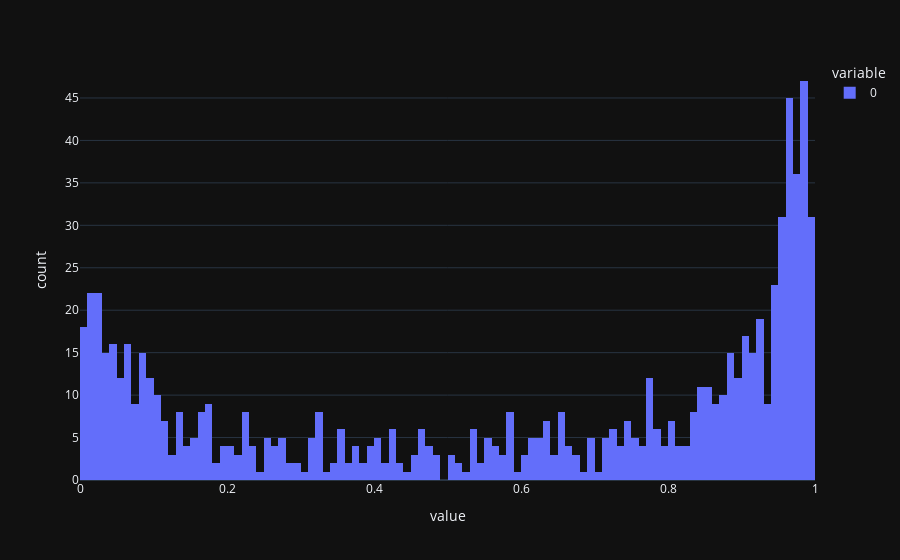

Notebook code for this chart:
### Code cell
import plotly.express as px

test_features = df_feat_l5_full[df_feat_l5_full.index.to_numpy() >= date_to_timestamp("2025-03-01")]
res = side_model.predict(test_features)

fig = px.histogram(res, nbins=100)
fig.show()

### Figure 1 — Plotly figure (JSON) as saved in the notebook; plotly's stock layout.template omitted (floating-point values rounded to 4 significant figures; data arrays with more than 128 entries replaced by an {"elided": "..."} marker saying what was removed)
{"data": [{"bingroup": "x", "hovertemplate": "variable=0<br>value=%{x}<br>count=%{y}<extra></extra>", "legendgroup": "0", "marker": {"color": "#636efa", "pattern": {"shape": ""}}, "name": "0", "nbinsx": 100, "orientation": "v", "showlegend": true, "x": {"elided": "819 float values"}, "xaxis": "x", "yaxis": "y", "type": "histogram"}], "layout": {"xaxis": {"anchor": "y", "domain": [0.0, 1.0], "title": {"text": "value"}}, "yaxis": {"anchor": "x", "domain": [0.0, 1.0], "title": {"text": "count"}}, "legend": {"title": {"text": "variable"}, "tracegroupgap": 0}, "margin": {"t": 60}, "barmode": "relative"}}
